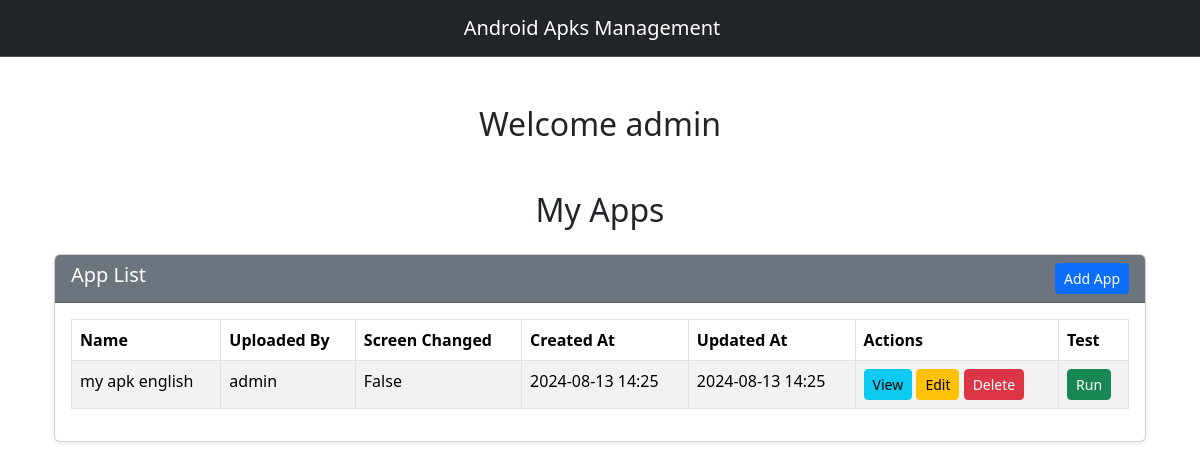
The app's page / (signed in), older data.
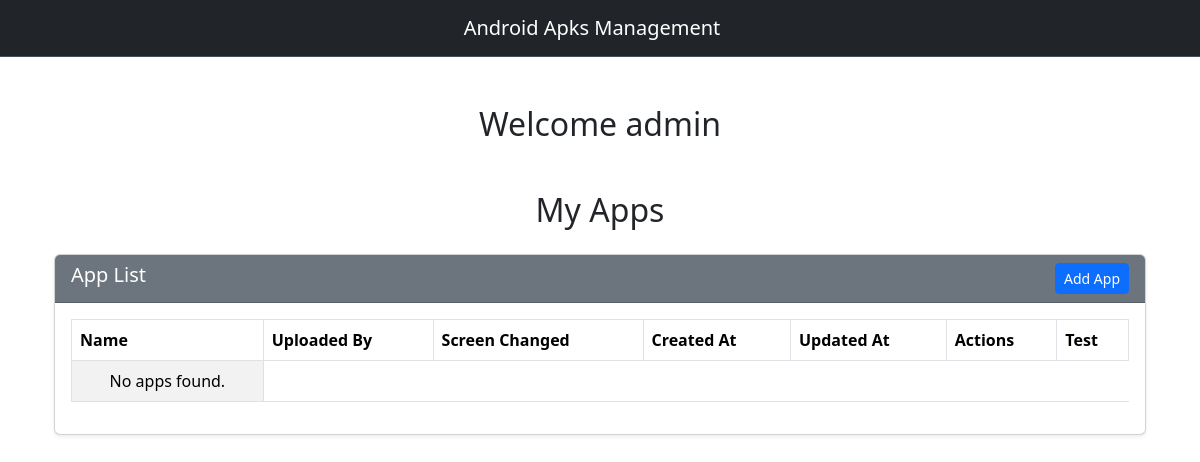
The same page, newer data.
### management/models.py (models this page shows, shortened)
class App(models.Model):
    name = models.CharField(max_length=150, verbose_name=_("Name"))
    uploaded_by = models.ForeignKey(User, on_delete=models.CASCADE, related_name='app_uploaded_by', verbose_name=_("Uploaded by"))
    apk_file = models.FileField(upload_to='apks/', verbose_name=_("APK File"))
    first_screen_shot = models.ImageField(upload_to='f_screenshot/', verbose_name=_("First Screenshot"))
    second_screen_shot = models.ImageField(upload_to='s_screenshot/', verbose_name=_("Second Screenshot"))
    video_recording = models.FileField(upload_to='video_recording/', verbose_name=_("Video Recording"))
    ui_hierarchy = models.TextField(blank=True, null=True, verbose_name=_("UI Hierarchy"))
    screen_changed = models.BooleanField(default=False, verbose_name=_("Screen Changed"))
    created_at = models.DateTimeField(auto_now_add=True, verbose_name=_("Created At"))
    updated_at = models.DateTimeField(auto_now=True, verbose_name=_("Updated At"))

### management/views.py (the view)
# urls.py: path('',AppList.as_view(),name='home')
class AppList(ListView):
    model = App
    fields = '__all__'
    template_name = 'app/home.html'
    context_object_name = 'myapp'
    def get_queryset(self):
        return App.objects.filter(uploaded_by = self.request.user)

### management/templates/app/home.html
{% extends "base.html" %}
{% block content %}
{% if user.is_authenticated %}
    <div class="container">
        <h2 class="text-center"> Welcome {{ user.username }}</h2>
        <div class="container mt-5">
            <h2 class="text-center mb-4">My Apps</h2>
            <div class="card shadow-sm">
                <div class="card-header bg-secondary text-white">
                    <div class="d-flex justify-content-between">
                        <h5 class="mb-0">App List</h5>
                        <a href="{% url 'app-create' %}" class="btn btn-primary btn-sm">Add App</a>
                    </div>
                </div>
                <div class="card-body">
                    <table class="table table-striped table-bordered">
                        <thead class="thead-dark">
                            <tr>
                                <th>Name</th>
                                <th>Uploaded By</th>
                                <th>Screen Changed</th>
                                <th>Created At</th>
                                <th>Updated At</th>
                                <th>Actions</th>
                                <th>Test</th>
                            </tr>
                        </thead>
                        <tbody>
                            {% for app in myapp %}
                            <tr>
                                <td>{{ app.name }}</td>
                                <td>{{ app.uploaded_by }}</td>
                                <td>{{ app.screen_changed }}</td>
                                <td>{{ app.created_at|date:"Y-m-d H:i" }}</td>
                                <td>{{ app.updated_at|date:"Y-m-d H:i" }}</td>
                                <td>
                                    <a href="{% url 'app-detail' app.id %}" class="btn btn-info btn-sm">View</a>
                                    <a href="{% url 'app-update' app.id %}" class="btn btn-warning btn-sm">Edit</a>
                                    <a href="{% url 'app-delete' app.id %}" class="btn btn-danger btn-sm" >Delete</a>
                                </td>
                                <td>
                                    <a href="" class="btn btn-success btn-sm" >Run</a>
                                </td>
                            </tr>
                            {% empty %}
                            <tr>
                                <td class="text-center">No apps found.</td>
                            </tr>
                            {% endfor %}
                        </tbody>
                    </table>
                </div>
            </div>
        </div>
    </div>
{% else %}
    <div class="container text-center">
        please login first
    </div>
{% endif %}
{% endblock content %}

Row changes from the older to the newer data that the page shows:
no longer on this page (row edited): App: name "my apk english", uploaded_by "admin", screen_changed "False", created_at "2024-08-13 14:25", updated_at "2024-08-13 14:25"
Text that changed along with them:
text now shown: "No apps found."
